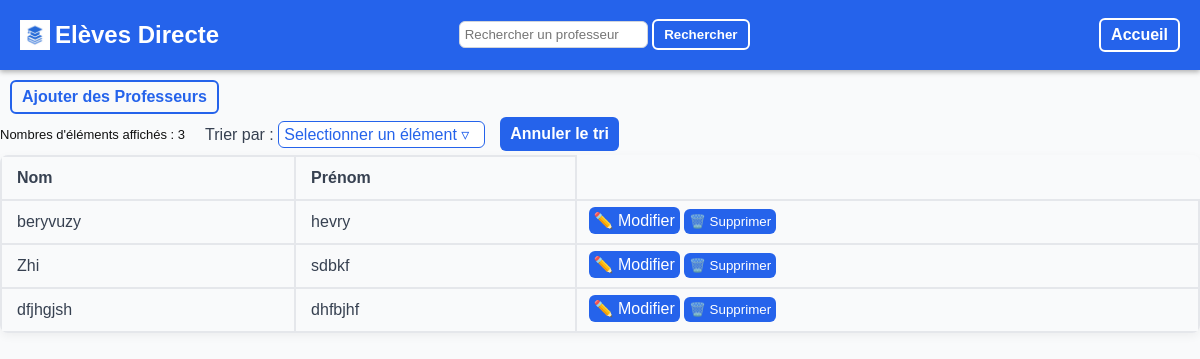
The app's page /prof/liste, older data.
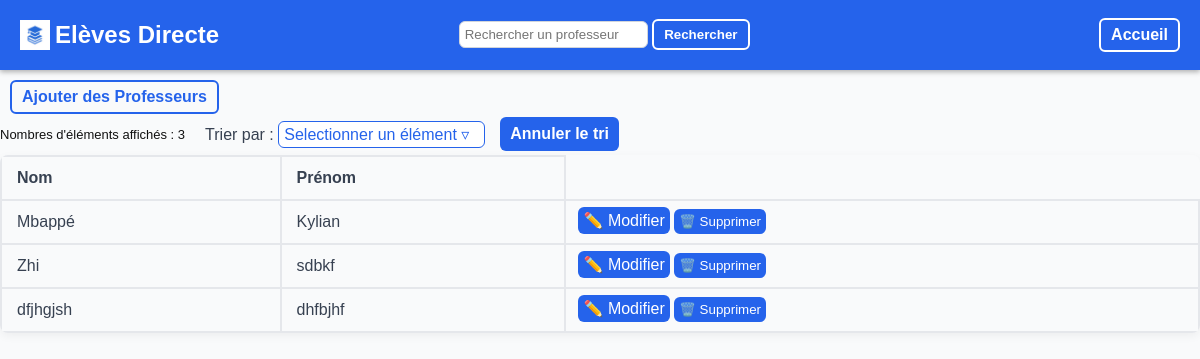
The same page, newer data.
### tables this page shows
CREATE TABLE Professeur (
    Id INTEGER PRIMARY KEY AUTOINCREMENT,
    Nom TEXT NOT NULL,
    Prenom TEXT NOT NULL
    );

### Backend.py (the view, shortened to what this page needs)
@app.route('/prof/liste', methods=["POST","GET"])
def liste_prof():
    return render_template('liste.html', valeurs=execute_sql("SELECT * FROM Professeur", ()), colonnes=colonnes_prof, infos= {"element" : "professeur","URL_ajout": "/prof/ajout", "titre": "Ajouter des Professeurs", "ajout_boutton": "Ajouter des Professeurs","URL_update": "/prof/update" })

### Backend.py (called while the page is built)
def execute_sql(commande, argument=()):
    conn = sqlite3.connect(DB_NAME)
    c = conn.cursor()
    c.execute(commande, argument)
    valeurs = c.fetchall()
    conn.commit()
    conn.close()
    return valeurs

### templates/liste.html (shortened to what this page needs)
<!DOCTYPE html>
<html lang="fr">
<head>
    <link rel="stylesheet" href="../static/styles.css">
</head>
<body>
    {% include "composants/topbar.html" %}
   <a class="back_button" href='{{infos["URL_ajout"]}}'>{{infos["ajout_boutton"]}}</a>
        <div class="haut_tableau">
            <p id="compteur_text" class="compteur">Nombres d'éléments affichés : <span id="compteur"></span></p>
            <div class="dropdown" id="dropdown">
                <label for="dropdown">Trier par : </label>
                <div class="dropdown-button" onclick="toggleMenu()">Selectionner un élément &#9663;
                </div>
            </div>
            <a href='{{infos["URL_actuelle"]}}' class="annuler-button">Annuler le tri</a>
        </div>
    <table>
        <tr>
        {% for c in colonnes %}
            <th>{{ c["titre"] }}</th>
        {% endfor %}
        </tr>
        {% for v in valeurs %}
        <tr>
            {% for c in colonnes %}
            <td>{{v[c["order"]]}}</td>
            {% endfor %}
            <td class="button_case">
                <form class="actions-buttons-form" method="POST">
                    <a href="{{ infos['URL_update']}}?id={{ v[0] }}">✏️ Modifier</a>
                    <button type="submit">🗑️ Supprimer</button>
                </form>
            </td>
        </tr>
        {% endfor %}
    </table>
</body>
</html>

### templates/composants/topbar.html (shortened to what this page needs)
<div class="topbar">
        <a class="logo" href="/">
        <img src="../static/icon.png" alt="">
        <h2>Elèves Directe</h2>
        </a>
        <form >
            <input type="text" name="recherche" placeholder="Rechercher un {{infos['element']}}" value="{{ recherche }}">
        <button type="submit">Rechercher</button>
    </form>
    <nav>
        <a href='/' class="ajout_button"  >Accueil</a>
    </nav>
    </div>

### static/styles.css (style rules this page uses)
body { font-family: Arial, sans-serif; background-color: #f9fafb; color: #2563eb; margin: 0; }
.ajout_button { display: inline-block; border: 2px solid white; border-radius: 6px; padding: 6px 10px; text-decoration: none; font-weight: bold; color: white; cursor: pointer; }
table { width : 100%; box-shadow: 0 3px 10px rgba(0,0,0,0.05); border-collapse: collapse; border-radius: 8px; overflow: hidden; }
th, td { border: 2px solid #e5e7eb; overflow: hidden; text-align: left; color: #374151; padding: 12px 15px; }
input { color: #000000; padding: 5px; border : 1px solid #d1d5db; outline: none; transition: border-color 0.2s; border-radius: 6px; cursor: text; }
label { color: #374151; }
.button_case { padding: 1px; gap: 10px; align-items: center; width:min-content; }
.button_case button { background-color: #2563eb; color : white; border: none; padding: 5px; border-radius: 6px; cursor: pointer; }
.button_case a { background-color: #2563eb; color : white; border: none; padding: 5px; border-radius: 6px; cursor: pointer; text-decoration: none; }
.back_button { display: inline-block; border: 2px solid #2563eb; border-radius: 6px; padding: 6px 10px; text-decoration: none; font-weight: bold; color: #2563eb; cursor: pointer; margin-top: 10px; margin-left: 10px; }
.actions-buttons-form { padding: 1px; gap: 10px; align-items: center; margin-left: 10px; }
.topbar { background-color: #2563eb; color: white; display: flex; justify-content: space-between; align-items: center; padding: 1px 20px; box-shadow: 0 2px 5px rgba(0, 0, 0, 0.3); }
.topbar button { display: inline-block; border: 2px solid white; border-radius: 6px; padding: 6px 10px; text-decoration: none; font-weight: bold; color: white; background-color: #2563eb; cursor: pointer; }
.topbar form { align-content: center; }
.topbar img { width: 30px; height: 30px; margin-right: 5px; }
.topbar nav { margin-left: 110px; }
.logo { display: flex; align-items: center; text-decoration: none; color: white; }
.dropdown-button { display: inline-block; border: 1px solid #2563eb; border-radius: 6px; padding: 3px 5px; color: #2563eb; background-color: white; margin-right: 5px; cursor: pointer; width: 195px; }
.dropdown { position: relative; display: inline-block; margin-left: 20px; }
.compteur { color: #111; font-size: small; }
.haut_tableau { display: flex; align-items: center; margin: 0; }
.annuler-button { background-color: #2563eb; color : white; border: none; padding: 8px 10px; border-radius: 6px; cursor: pointer; font-weight: bold; cursor: pointer; text-decoration: none; margin-left: 10px ; }

Row changes from the older to the newer data that the page shows:
removed Professeur: Nom "beryvuzy" "hevry"
added Professeur: Nom "Mbappé" "Kylian"
